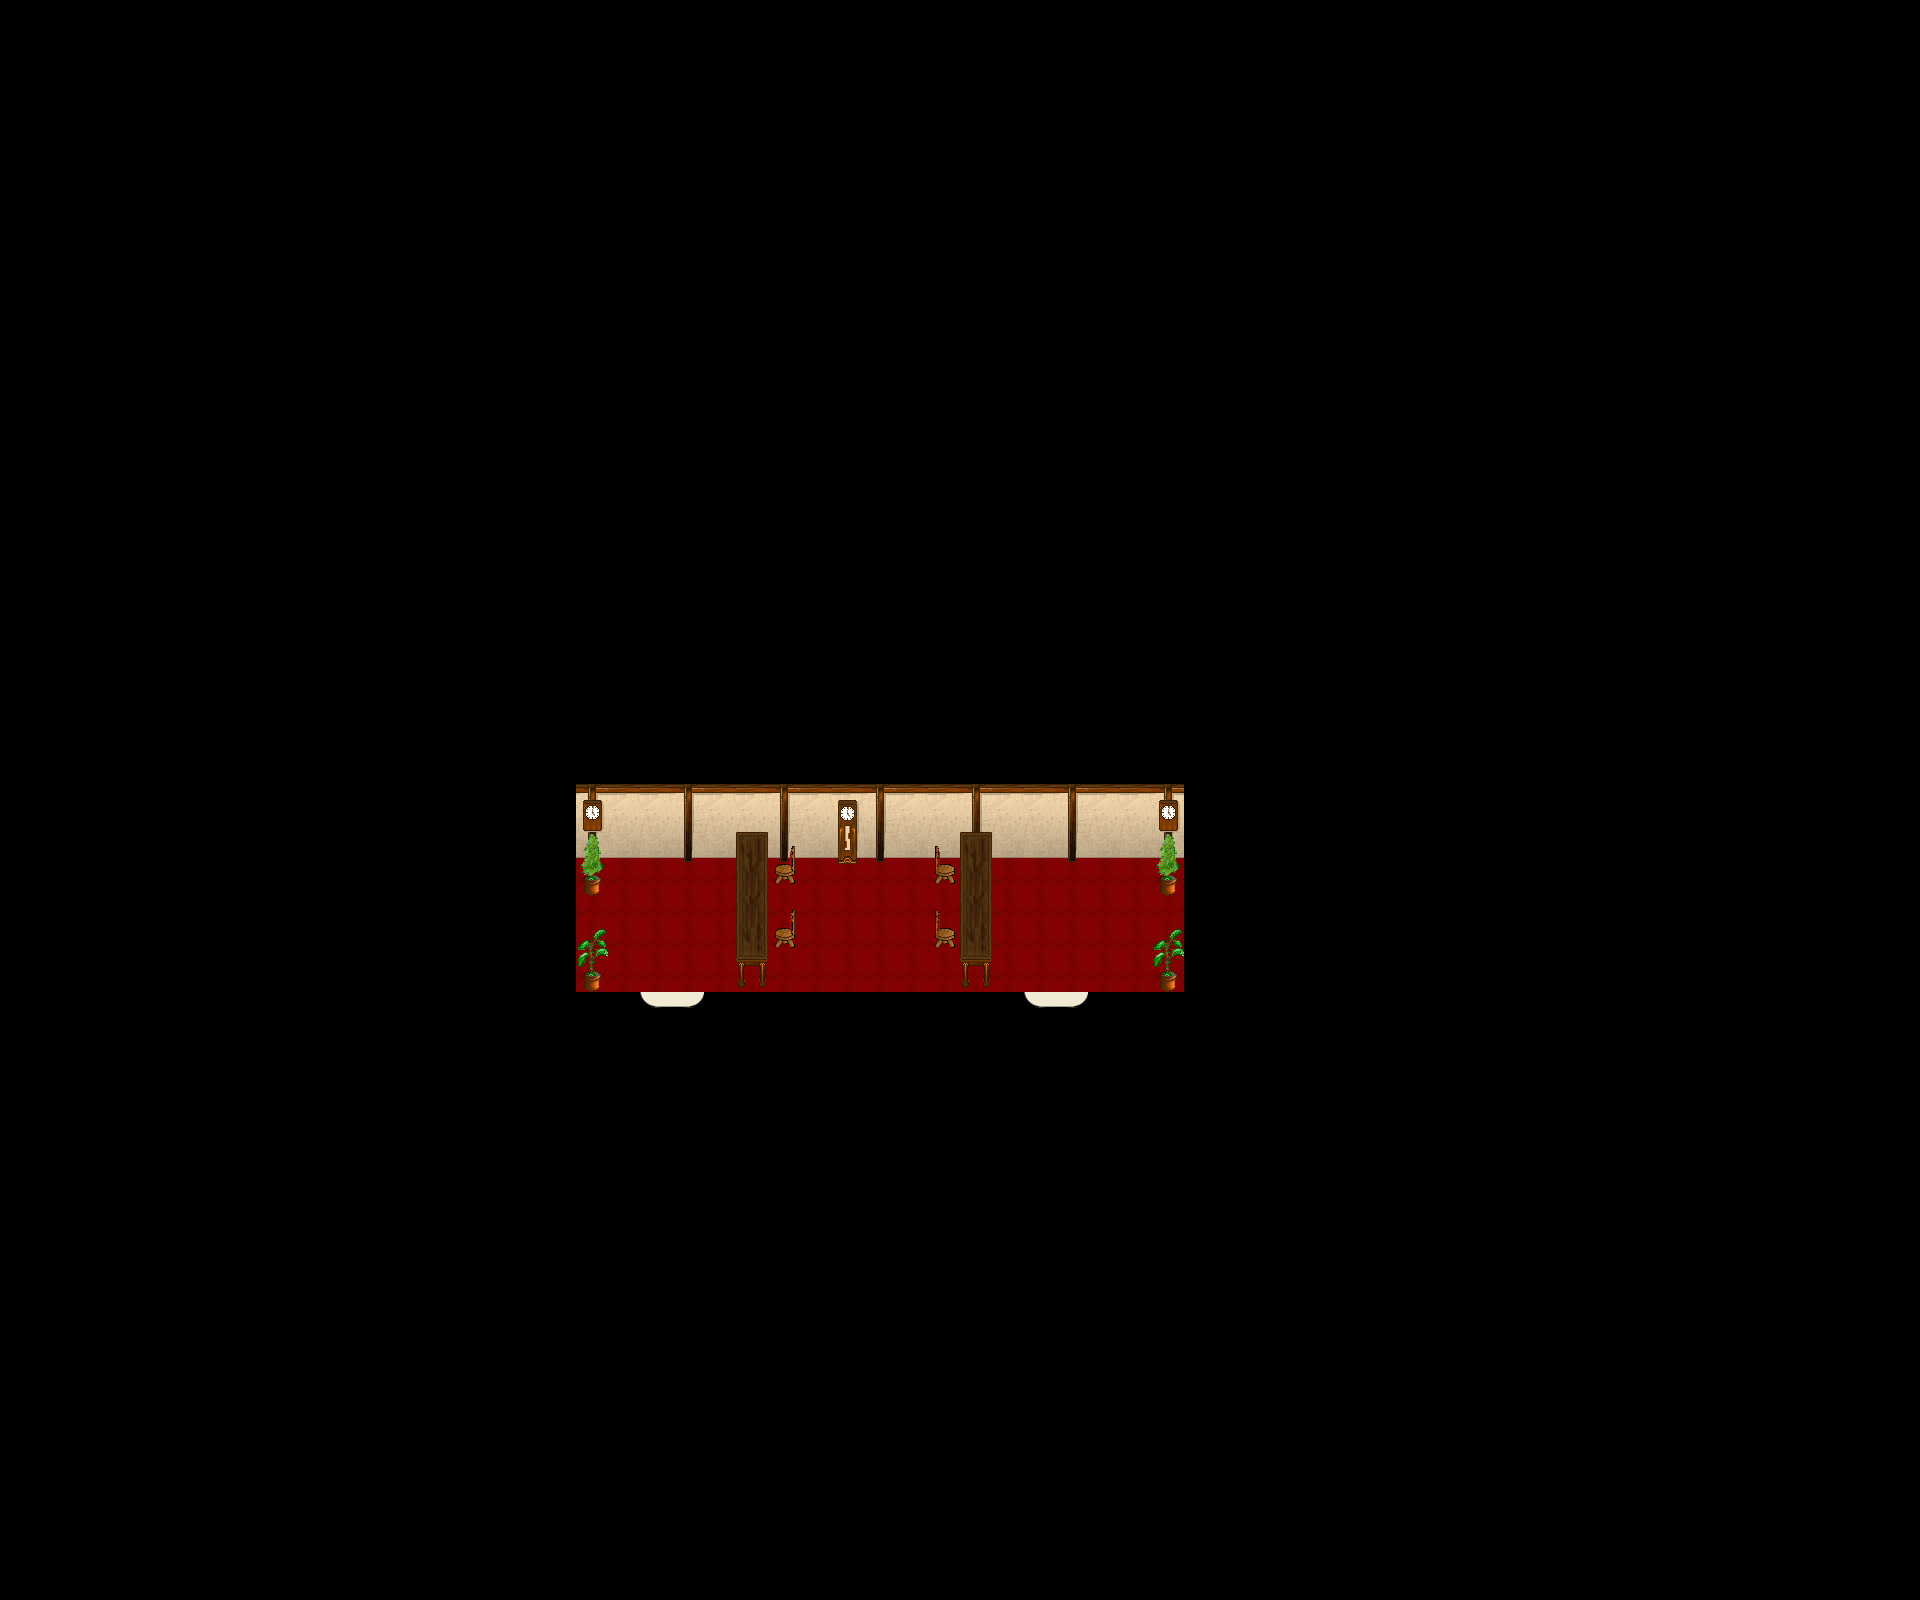

This is a level from a 2D game, rendered from its Tiled map with the project's own tilesets. A one-line summary and the map file follow, with tile-layer data summarised:
An orthogonal 60x50 tile map with 32x32 px tiles, 5 tile layers (Ground, Ground, Ground, Fringe, ...), 1 hidden layer not drawn, 5 tilesets and 3 objects (2x WARP, SCRIPT).

<map version="1.0" orientation="orthogonal" width="60" height="50" tilewidth="32" tileheight="32">
 <properties>
  <property name="music" value="inside.ogg" />
 </properties>
 <tileset firstgid="1" name="collision1_32_32" tilewidth="32" tileheight="32">
  <image source="../graphics/tiles/collision1_32_32.png" width="1024" height="1024" />
 </tileset>
 <tileset firstgid="1025" name="indoor3_32_32" tilewidth="32" tileheight="32">
  <image source="../graphics/tiles/indoor3_32_32.png" width="1024" height="1024" />
 </tileset>
 <tileset firstgid="2049" name="indoor2_32_32" tilewidth="32" tileheight="32">
  <image source="../graphics/tiles/indoor2_32_32.png" width="1024" height="1024" />
 </tileset>
 <tileset firstgid="3073" name="indoor2_32_64" tilewidth="32" tileheight="64">
  <image source="../graphics/tiles/indoor2_32_64.png" width="1024" height="1024" />
 </tileset>
 <tileset firstgid="3585" name="indoor2_32_96" tilewidth="32" tileheight="96">
  <image source="../graphics/tiles/indoor2_32_96.png" width="1024" height="960" />
 </tileset>
 <layer name="Ground" width="60" height="50">
  <data>[3000 cells, 3000 non-empty, 4 distinct tile ids]</data>
 </layer>
 <layer name="Ground" width="60" height="50">
  <data>[3000 cells, 57 non-empty, 7 distinct tile ids]</data>
 </layer>
 <layer name="Ground" width="60" height="50">
  <data>[3000 cells, 12 non-empty, 6 distinct tile ids]</data>
 </layer>
 <layer name="Fringe" width="60" height="50">
  <data>[3000 cells, 8 non-empty, 4 distinct tile ids]</data>
 </layer>
 <layer name="Over" width="60" height="50">
  <data>[3000 cells, 0 non-empty, 0 distinct tile ids]</data>
 </layer>
 <layer name="Collision" width="60" height="50" visible="0">
  <data>[3000 cells, 2432 non-empty, 1 distinct tile ids]</data>
 </layer>
 <objectgroup name="Object" width="60" height="50">
  <object name="Warp to city" type="WARP" x="640" y="991" width="64" height="32">
   <properties>
    <property name="DEST_MAP" value="ow-n0004-p0005-o0000" />
    <property name="DEST_X" value="4768" />
    <property name="DEST_Y" value="3856" />
   </properties>
  </object>
  <object name="External Map Events" type="SCRIPT" x="52" y="44" width="24" height="80">
   <properties>
    <property name="FILENAME" value="scripts/maps/iw-castle-cedric-bank-o00-o00-o00.lua" />
   </properties>
  </object>
  <object name="Warp to city" type="WARP" x="1024" y="991" width="64" height="32">
   <properties>
    <property name="DEST_MAP" value="ow-n0004-p0005-o0000" />
    <property name="DEST_X" value="4960" />
    <property name="DEST_Y" value="3856" />
   </properties>
  </object>
 </objectgroup>
</map>
